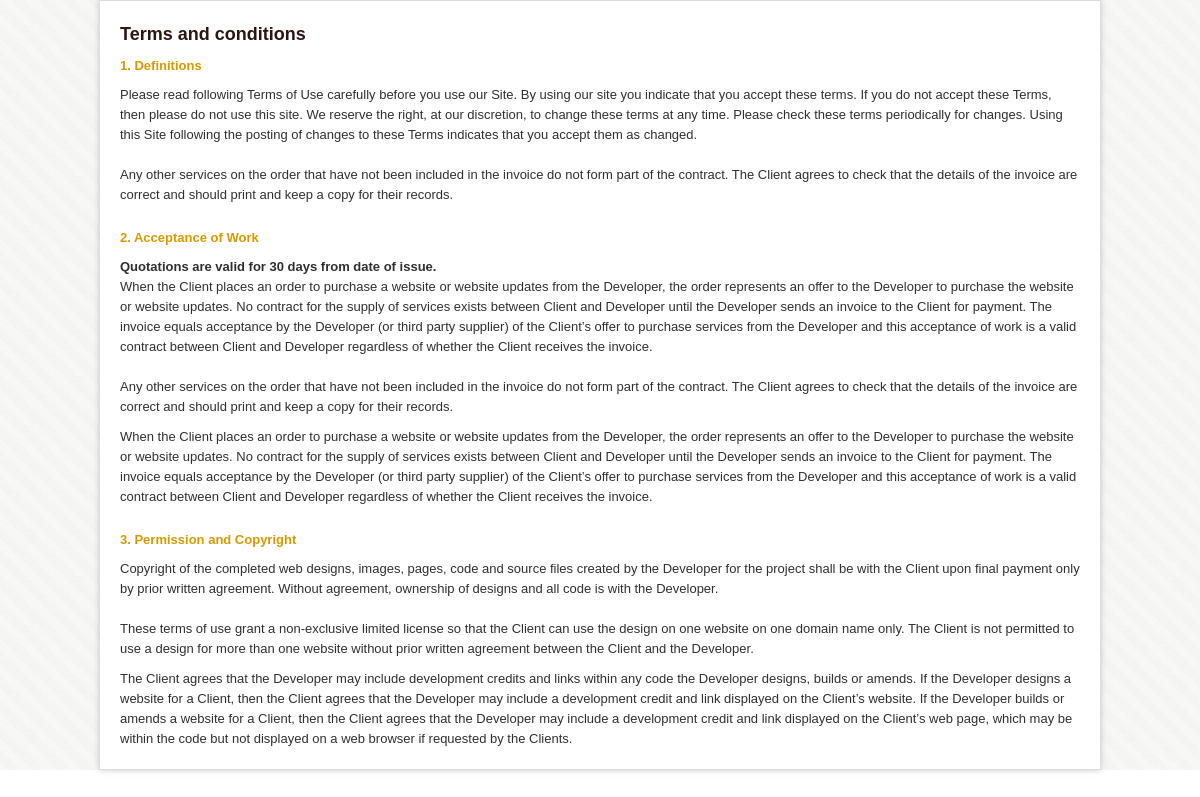
Screenshot of /util/terms-and-conditions.php with the database file from the repository.
### tables this page shows
CREATE TABLE IF NOT EXISTS `ksa_pages` (
`id` int(11) NOT NULL,
  `pg_title` varchar(150) NOT NULL,
  `pg_detail` text NOT NULL,
  `pg_title_ar` varchar(150) NOT NULL,
  `pg_detail_ar` text NOT NULL,
  `pg_keyword` text NOT NULL,
  `pg_desp` text NOT NULL,
  `pg_section` int(11) NOT NULL,
  `parent_item` int(11) NOT NULL DEFAULT '0',
  `pg_status` tinyint(1) NOT NULL DEFAULT '0',
  `update_date` datetime NOT NULL
);

### util/terms-and-conditions.php (the view, shortened to what this page needs)
<link href="<?php echo SITE_URL; ?>css/style.css" rel="stylesheet" type="text/css" media="screen" />
<?php
$alias=$_GET['page'];
$menu=mysql_fetch_object(mysql_query("select * from ".PAGEMENU." where allias='$alias'"));
$page=mysql_fetch_object(mysql_query("select * from  ".PAGETBL." where id ='".$menu->menu_assign."'"));
if(!$page)
{  ?>
<div class="innrebodypanel">
				<div class="innerwrap">
					<h1><?='Page not found'?></h1>
					<?='Page not found'?>
				</div>
				<div class="clearfix" style="height:15px;">.</div>
		</div>
<?php }
else{ ?>
<div class="innrebodypanel">
				<div class="innerwrap">
					<h1><?=$page->pg_title;?></h1>
					<?=stripslashes($page->pg_detail);?>
				</div>
		</div>
<?php } ?>

### css/style.css (style rules this page uses)
html, body, div, span, applet, object, iframe, h1, h2, h3, h4, h5, h6, p, blockquote, pre, a, abbr, acronym, address, big, cite, code, del, dfn, em, font, ins, kbd, q, s, samp, small, strike, strong, sub, sup, tt, var, dl, dt, dd, ol, ul, li, fieldset, form, label, legend, caption, tbody, tfoot, thead, tr, th, td { margin: 0; padding: 0; }
.clearfix { clear:both; height:1px; width:auto; }
.innrebodypanel { width:100%; background:#F5F5F5; clear:both; background-image: url(../images/bg-page.png); background-repeat: repeat; }
.innerwrap { height: auto; min-height: 500px; margin: 0 auto; width:960px; position: relative; background: #fff; padding:9px 20px 10px 20px; -webkit-box-shadow: 0px 0px 1px rgba(57, 63, 68, 0.7); -moz-box-shadow: 0px 0px 1px rgba(57, 63, 68, 0.7); box-shadow: 0px 0px 1px rgba(57, 63, 68, 0.7); -webkit-box-shadow: 0px 0px 6px rgba(179, 179, 179, 0.7); -moz-box-shadow: 0px 0px 6px rgba(179, 179, 179, 0.7); box-shadow: 0px 0px 6px rgba(179, 179, 179, 0.7); border: solid 1px #ddd; }
.innerwrap h1 { font-size: 18px; margin: 10px 0px 10px 0px; line-height: 28px; font-family: Arial, Helvetica, sans-serif; color: #2B1610; white-space: nowrap; }
span.defnt1 { color: #D69A00; font: normal 13px/1.3em Arial, Helvetica, sans-serif; font-weight: bold; }
.innerwrap p { font-family:Arial, Helvetica, sans-serif; font-size:13px; font-weight:normal; line-height:20px; padding:0; margin:0px 0px 10px 0px; color:#303030; }

### rows the page displays
ksa_pages: pg_title "Terms and conditions", pg_detail "1. Definitions Please read following Terms of Use carefully before you use our Site. By using our site you indicate that you accept these terms. If you do not accept these Terms, then please do not use this site. We reserve the right, at our discretion, to change these terms at any time. Please check these terms periodically for changes. Using this Site following the posting of changes to these Terms indicates that you accept them as changed. Any other services on the order that have not been included in the invoice do not form part of the contract. The Client agrees to check that the details of the invoice are correct and should print and keep a copy for their records. 2. Acceptance of…"
